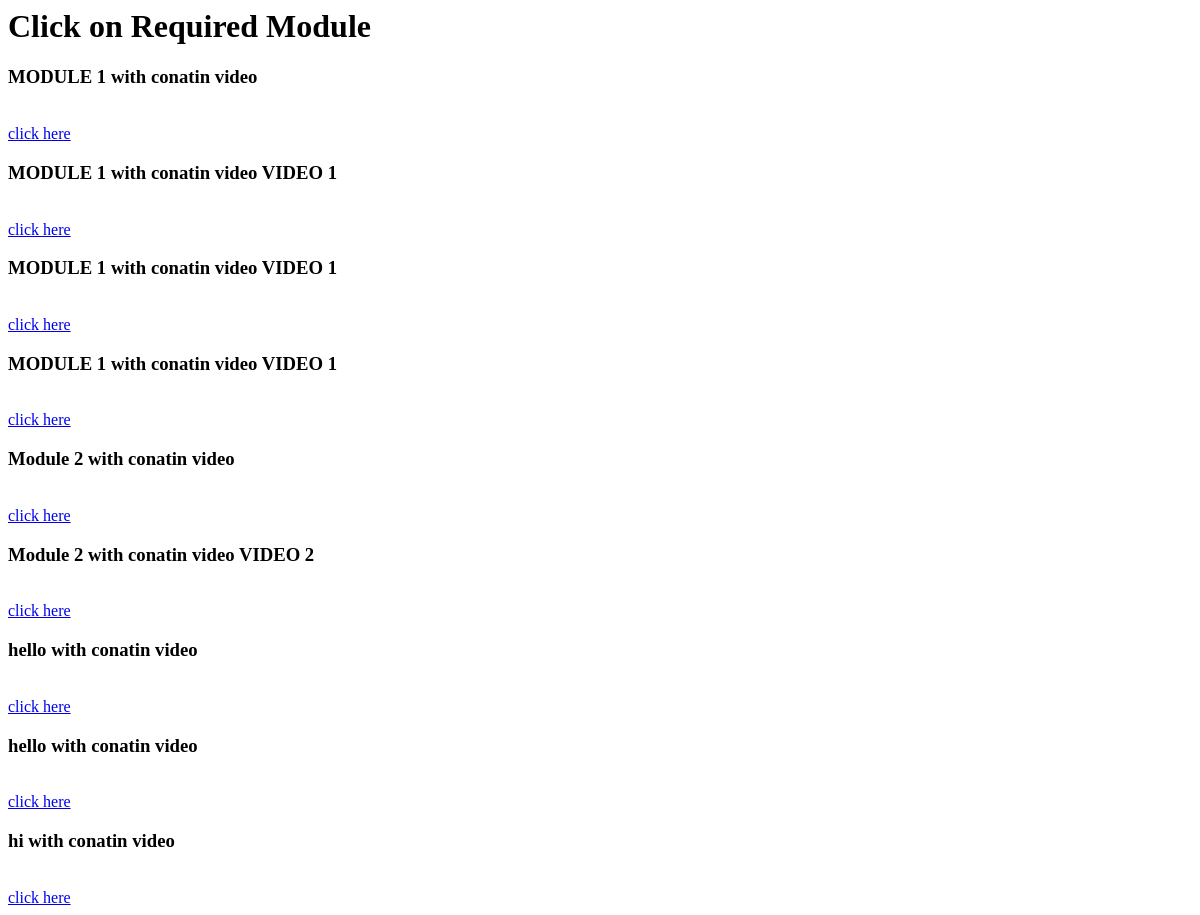
The app's page /html/modules.php?link=10001 with its own data.
### tables this page shows
CREATE TABLE `module` (
  `MODULE_ID` int(10) NOT NULL,
  `VIDEO_NAME` varchar(20) NOT NULL,
  `VIDEO_LOCATION` text NOT NULL,
  `MODULE_NAME` varchar(100) NOT NULL,
  `COURSE_ID` varchar(20) NOT NULL
);

### html/modules.php (the view, shortened to what this page needs)
<?php
if (isset($_GET['link']))
{
  $course_id=$_GET['link'];
}
include 'db_config.php';
$sql="SELECT * FROM `module` WHERE `COURSE_ID` LIKE '$course_id' ";
$row=mysqli_query($conn,$sql);
echo "<h1>Click on Required Module</h1>";
while($r=mysqli_fetch_assoc($row))
{
    echo ' <html lang="en">
    <head>
    <meta charset="UTF-8">
    <meta name="viewport" content="width=device-width, initial-scale=1.0">
    <style>
        .dot{
            height:10px;
            width:10px;
            background-color: green;
            border-radius: 50%;
            display: inline-block;
        }
    </style>
    </head>
    <body>';
    $cnt=0;
    if($cnt>0)
    echo '<h3><span class="dot"> </span> '.$r['MODULE_NAME'].'  with conatin video '.$r['VIDEO_NAME'].'</h3><br>';
    else
    {
      echo '<h3> '.$r['MODULE_NAME'].'  with conatin video '.$r['VIDEO_NAME'].'</h3><br>';
    }
    echo'<a href="video_demo.php?module_id='.$r['MODULE_ID'] .'&course_id='.$course_id.' "> click here</a>';
}
echo'</body>
</html>';
?>

### records on screen
module: MODULE_NAME "MODULE 1"
module: MODULE_NAME "MODULE 1", VIDEO_NAME "VIDEO 1"
module: MODULE_NAME "MODULE 1", VIDEO_NAME "VIDEO 1"
module: MODULE_NAME "MODULE 1", VIDEO_NAME "VIDEO 1"
module: MODULE_NAME "Module 2"
module: MODULE_NAME "Module 2", VIDEO_NAME "VIDEO 2"
module: MODULE_NAME "hello"
module: MODULE_NAME "hello"
module: MODULE_NAME "hi"
